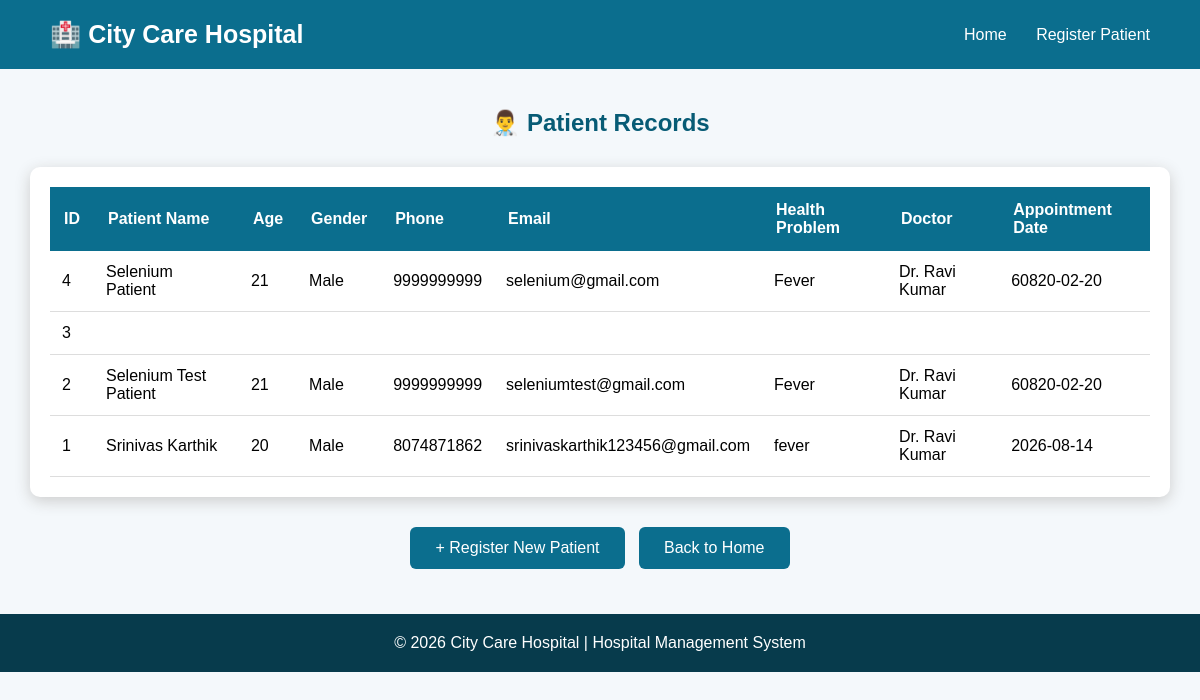
Page /patients on the committed database.
### tables this page shows
CREATE TABLE patients (
            id INTEGER PRIMARY KEY AUTOINCREMENT,
            name TEXT NOT NULL,
            age INTEGER NOT NULL,
            gender TEXT NOT NULL,
            phone TEXT NOT NULL,
            email TEXT NOT NULL,
            address TEXT NOT NULL,
            problem TEXT NOT NULL,
            doctor TEXT NOT NULL,
            appointment_date TEXT NOT NULL
        );

### app.py (the view)
@app.route("/patients")
def patients():
    connection = sqlite3.connect("database.db")
    connection.row_factory = sqlite3.Row
    patient_data = connection.execute("""
        SELECT *
        FROM patients
        ORDER BY id DESC
    """).fetchall()
    connection.close()
    return render_template(
        "patients.html",
        patients=patient_data
    )

### templates/patients.html (shortened to what this page needs)
<!DOCTYPE html>
<html lang="en">
<head>
</head>
<body>
    <header>
        <h1>🏥 City Care Hospital</h1>
        <nav>
            <a href="/">Home</a>
            <a href="/patient-registration">Register Patient</a>
        </nav>
    </header>
    <div class="container">
        <h2>👨‍⚕️ Patient Records</h2>
        <div class="table-container">
            {% if patients %}
            <table>
                <thead>
                    <tr>
                        <th>ID</th>
                        <th>Patient Name</th>
                        <th>Age</th>
                        <th>Gender</th>
                        <th>Phone</th>
                        <th>Email</th>
                        <th>Health Problem</th>
                        <th>Doctor</th>
                        <th>Appointment Date</th>
                    </tr>
                </thead>
                <tbody>
                    {% for patient in patients %}
                    <tr>
                        <td>{{ patient["id"] }}</td>
                        <td>{{ patient["name"] }}</td>
                        <td>{{ patient["age"] }}</td>
                        <td>{{ patient["gender"] }}</td>
                        <td>{{ patient["phone"] }}</td>
                        <td>{{ patient["email"] }}</td>
                        <td>{{ patient["problem"] }}</td>
                        <td>{{ patient["doctor"] }}</td>
                        <td>{{ patient["appointment_date"] }}</td>
                    </tr>
                    {% endfor %}
                </tbody>
            </table>
            {% else %}
            <div class="no-data">
                No patient records found.
            </div>
            {% endif %}
        </div>
        <div class="buttons">
            <a href="/patient-registration" class="button">
                + Register New Patient
            </a>
            <a href="/" class="button">
                Back to Home
            </a>
        </div>
    </div>
    <footer>
        <p>
            © 2026 City Care Hospital | Hospital Management System
        </p>
    </footer>
</body>
</html>

### templates/patients.html (style rules this page uses)
* { margin: 0; padding: 0; box-sizing: border-box; font-family: Arial, sans-serif; }
body { background-color: #f4f8fb; }
header { background-color: #0b6e8e; color: white; padding: 20px 50px; display: flex; justify-content: space-between; align-items: center; }
header h1 { font-size: 25px; }
nav a { color: white; text-decoration: none; margin-left: 25px; font-size: 16px; }
.container { width: 95%; margin: 40px auto; }
h2 { text-align: center; color: #075b75; margin-bottom: 30px; }
.table-container { background-color: white; padding: 20px; border-radius: 10px; box-shadow: 0 4px 15px #ccc; overflow-x: auto; }
table { width: 100%; border-collapse: collapse; }
th { background-color: #0b6e8e; color: white; padding: 14px; text-align: left; }
td { padding: 12px; border-bottom: 1px solid #ddd; }
.buttons { text-align: center; margin-top: 25px; }
.button { display: inline-block; background-color: #0b6e8e; color: white; padding: 12px 25px; border-radius: 6px; text-decoration: none; margin: 5px; }
footer { background-color: #073b4c; color: white; text-align: center; padding: 20px; margin-top: 40px; }

### rows in the picture
patients: id "4", name "Selenium Patient", age "21", gender "Male", phone "9999999999", email "selenium@gmail.com", problem "Fever", doctor "Dr. Ravi Kumar", appointment_date "60820-02-20"
patients: id "3"
patients: id "2", name "Selenium Test Patient", age "21", gender "Male", phone "9999999999", email "seleniumtest@gmail.com", problem "Fever", doctor "Dr. Ravi Kumar", appointment_date "60820-02-20"
patients: id "1", name "Srinivas Karthik", age "20", gender "Male", phone "8074871862", email "srinivaskarthik123456@gmail.com", problem "fever", doctor "Dr. Ravi Kumar", appointment_date "2026-08-14"
